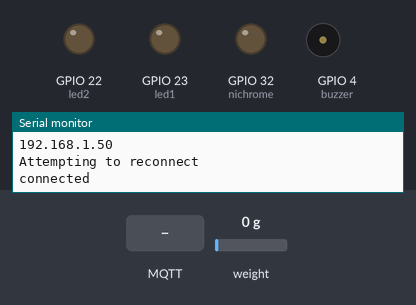
Simulated run of this program. Board: ESP32. Parts: output pins drawn as LEDs (lit = HIGH), buzzer (waves = sounding, pin HIGH), the last lines printed to the serial monitor. The inputs (shaded band) are chosen by the test bench; at power-on: weight on the scale 0 g. WiFi joins after 1.5 s; servers stay silent unless stated; no MQTT or app messages arrive unless stated.

Above: at 3.2 s.
3.3 s: MQTT message "FIRE" arrives on the first subscribed topic
At 4.5 s:
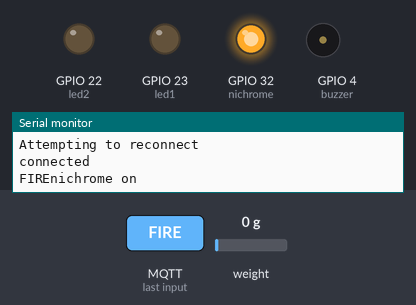
4.8 s: MQTT message "1" arrives on the first subscribed topic
At 5.6 s:
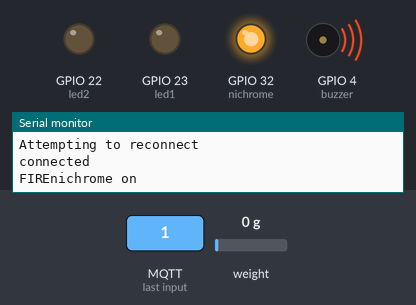
7.3 s: weight on the scale set to 596 g
8.8 s: weight on the scale set to 655 g
At 9.8 s:
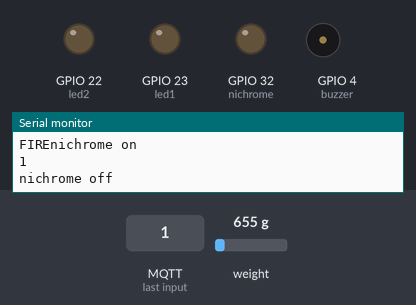
10.3 s: MQTT message "5" arrives on the first subscribed topic
At 11.2 s:
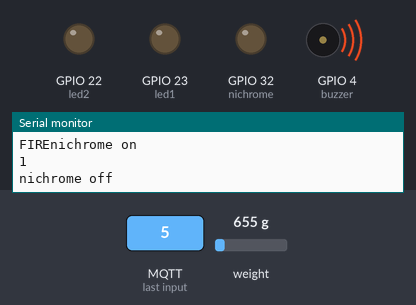
Timing chart, 0 to 13.3 s (numbered marks = the images above; inputs shaded):
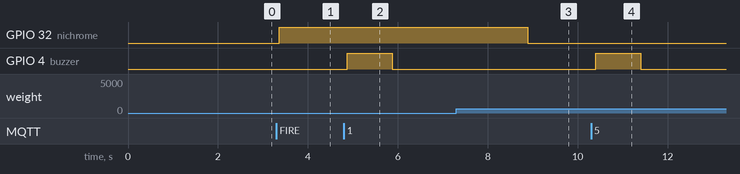

The program:

main.cpp
```cpp
#include <Arduino.h>
#include "defs.h"
#include "HX711.h"
#include <PubSubClient.h>
#include <WiFi.h>
#include <string.h>

/* mqtt setup */
WiFiClient esp_client;
PubSubClient client(esp_client);
long last_msg = 0;
char msg[50];
int value = 0;
const char* subscribe_topic = "piston/activate";
const char* publish_topic = "piston/force";
const char* init_topic = "piston/initialized";
void callback(char* topic, byte* message, unsigned int length);
bool ignited = false;
int count = 0;

bool led_state = 0;
const int led_pin = 14;
int nichrome_high_time = 0;

void connect_to_wifi(){
  // Connect to Wi-Fi
  WiFi.begin(SSID, PASSWORD);
  while (WiFi.status() != WL_CONNECTED) {
    delay(1000);
    debugln("[+]Connecting to WiFi..");
  }

  // Print ESP Local IP Address
  debugln(WiFi.localIP());
}

/* Load cell functions */
HX711 load_cell;

void buzz(){
  digitalWrite(buzzer, HIGH);
  delay(1000);
  digitalWrite(buzzer, LOW);
  delay(1000);
}

void countdown(){
  digitalWrite(led1, HIGH);
  delay(500);
  digitalWrite(led1, LOW);
  delay(500);

  digitalWrite(led2, HIGH);
  delay(500);
  digitalWrite(led2, LOW);
  delay(500);

  digitalWrite(led3, HIGH);
  delay(500);
  digitalWrite(led3, LOW);
  delay(500);
}

void callback(char* topic, byte* message, unsigned int length){
  String message_temp;

  for (int i = 0; i< length; i++){
    message_temp += (char)message[i];
  }

  // attempt to write pin HIGH
  if(String(topic) == subscribe_topic){
    if(message_temp == "FIRE"){
      debug("FIRE");

      // WRITE NICHROME HIGH
      digitalWrite(nichrome, HIGH);
      // delay nichrome-delay-time seconds
      debugln("nichrome on");
      ignited=false;
    } else if(message_temp == "ABORT"){
      debugln("ABORT");
      digitalWrite(nichrome, LOW);
    } else {
      // we have received pin high time from PC

      // set nichrome delay time to this value
      nichrome_high_time = message_temp.toInt();

      // buzz for 2 seconds
      buzz();

      // todo: send back an acknowledge signal to master

      debugln(message_temp);

    }
  }
}

void reconnect(){
  while (!client.connected()){
    debugln("Attempting to reconnect");

    if(client.connect("PISTON-MASTER")){
      debugln("connected");

      client.subscribe(subscribe_topic);
    }else{
      debug("failed, rc=");
      debug(client.state());
      debugln("Try again in 3 seconds");

      delay(3000);
    }
  }

}


void setup() {
  Serial.begin(115200);
  connect_to_wifi();
  load_cell.begin(load_cell_dt, load_cell_sck);

  pinMode(led1, OUTPUT);
  pinMode(led2, OUTPUT);
  pinMode(nichrome, OUTPUT);
  pinMode(buzzer, OUTPUT);

  client.setServer(MQTT_BROKER, MQTT_PORT);
  client.setCallback(callback);

  // systems check
  // buzz();
  // countdown();

}

void loop(){
  if(!client.connected()){
    reconnect();
  }
  client.loop();

  /* read real value from load cell */
  float reading = (load_cell.read()-153600)/float(10900);
  // float reading = 90.01;
  if(reading>10 && !ignited){
      ignited=true;
      digitalWrite(nichrome, LOW);
      debugln("nichrome off");
  }
  /* convert the value to char array */
  char payload[8];
  snprintf(payload,8,"%i,%f",count,reading);

  // send payload value to PC client
  client.publish(publish_topic, payload);
  // Serial.println(payload);
  count+=1;
}
```

defs.h
```cpp
/* debug parameters for use during testing - disable before launch */
#define DEBUG 1

#if DEBUG == 1

#define debug(x) Serial.print(x)
#define debugln(x) Serial.println(x)
#define debugf(x, y) Serial.printf(x, y)

#else

#define debug(x)
#define debugln(x)
#define debugf(x, y)

#endif

#define CALLIBRATION_FACTOR 100

const char* SSID = "Galaxy";
const char* PASSWORD = "luwa2131";

const char* MQTT_BROKER = "192.168.208.19";
uint16_t MQTT_PORT = 1883;

// pinouts
const int buzzer = 4;
const int nichrome = 32;
const int led1 = 23;
const int led2 = 22;
const int led3 = 21;
const int load_cell_dt = 27;
const int load_cell_sck = 26;
```

Measured:
- the behaviour switches between 625 and 626 g on weight on the scale (found by bisection; images 2 and 3)
- after the input at 3.3 s, GPIO 32 (nichrome): LOW → HIGH after 0.06 s
- after the input at 4.8 s, GPIO 4 (buzzer): LOW → HIGH after 0.07 s, → LOW 1.0 s later
- after the input at 7.3 s, every drawn part: stays the same
- after the input at 8.8 s, GPIO 32 (nichrome): HIGH → LOW after 0.09 s
- after the input at 10.3 s, GPIO 4 (buzzer): LOW → HIGH after 0.10 s, → LOW 1.0 s later
